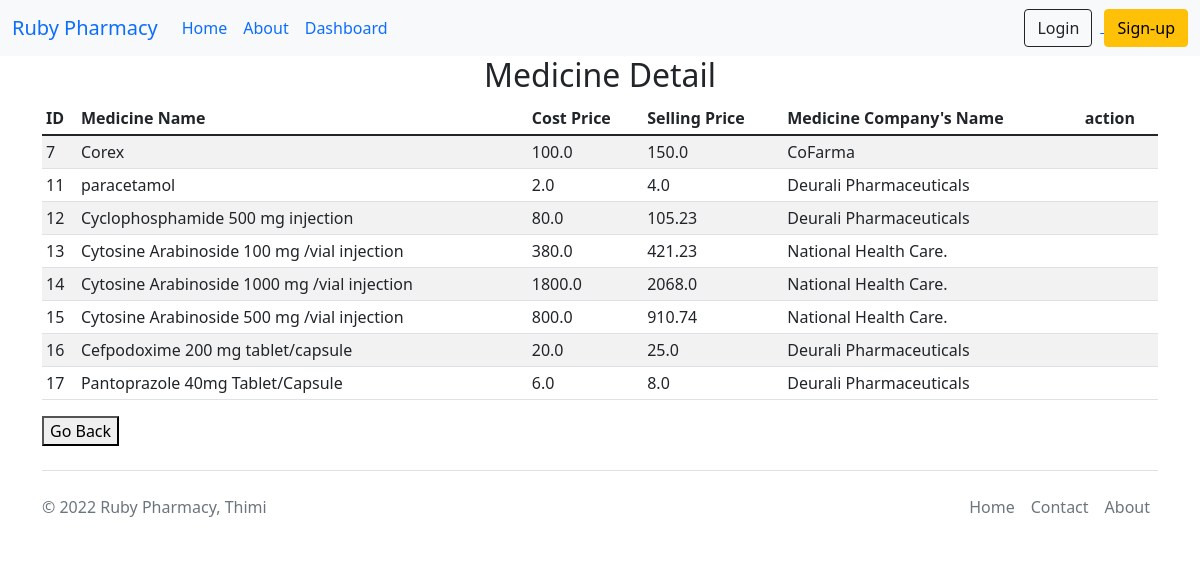
/Product/, run on the app's committed database.
### app/models.py (models this page shows, shortened)
class Medicine(models.Model):
    medicinename = models.CharField(max_length=100)
    costprice = models.FloatField(max_length=100)
    sellingprice = models.FloatField(max_length=100)
    medicinecompanyname = models.CharField(max_length=100)

### app/views.py (the view)
# urls.py: path("Product/",views.Product, name = "Product"),
def Product(request):
    data=Medicine.objects.all()
    context={'views':data}
    return render(request, 'Product.html',context)

### templates/Product.html (shortened to what this page needs)
{% extends 'base.html' %}
{% load static %}
{% block body %}
<div class="container">
  <h2 class="text-center">Medicine Detail</h2>
  <div class="table-responsive">
    <table class="table table-striped table-sm">
      <thead>
        <tr>
          <th scope="col">ID</th>
          <th scope="col">Medicine Name</th>
          <th scope="col">Cost Price</th>
          <th scope="col">Selling Price</th>
          <th scope="col">Medicine Company's Name</th>
          <th scope="col">action</th>
        </tr>
      </thead>
      <tbody>
        {% for detail in views %}
          <tr>
            <td>{{ detail.id }}</td>
            <td>{{ detail.medicinename }}</td>
            <td>{{ detail.costprice }}</td>
            <td>{{ detail.sellingprice }}</td>
            <td>{{ detail.medicinecompanyname }}</td>
            <td>
            </td>
          </tr>
        {% endfor %}
      </tbody>
    </table>
  </div>
  <a href="/Dashboard">
    <button type="button">Go Back</button>
  </a>
</div>
{% endblock body%}

### data on the page
Medicine: id "7", medicinename "Corex", costprice "100.0", sellingprice "150.0", medicinecompanyname "CoFarma"
Medicine: id "11", medicinename "paracetamol", costprice "2.0", sellingprice "4.0", medicinecompanyname "Deurali Pharmaceuticals"
Medicine: id "12", medicinename "Cyclophosphamide 500 mg injection", costprice "80.0", sellingprice "105.23", medicinecompanyname "Deurali Pharmaceuticals"
Medicine: id "13", medicinename "Cytosine Arabinoside 100 mg /vial injection", costprice "380.0", sellingprice "421.23", medicinecompanyname "National Health Care."
Medicine: id "14", medicinename "Cytosine Arabinoside 1000 mg /vial injection", costprice "1800.0", sellingprice "2068.0", medicinecompanyname "National Health Care."
Medicine: id "15", medicinename "Cytosine Arabinoside 500 mg /vial injection", costprice "800.0", sellingprice "910.74", medicinecompanyname "National Health Care."
Medicine: id "16", medicinename "Cefpodoxime 200 mg tablet/capsule", costprice "20.0", sellingprice "25.0", medicinecompanyname "Deurali Pharmaceuticals"
Medicine: id "17", medicinename "Pantoprazole 40mg Tablet/Capsule", costprice "6.0", sellingprice "8.0", medicinecompanyname "Deurali Pharmaceuticals"
